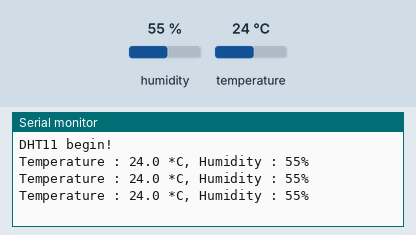
A sketch run on a simulated ESP8266 (NodeMCU). Parts: the last lines printed to the serial monitor. The inputs (shaded band) are chosen by the test bench; at power-on: humidity 55 %, temperature 24 °C.

Above: at 2.8 s.
2.9 s: humidity set to 22 %
At 5.5 s:
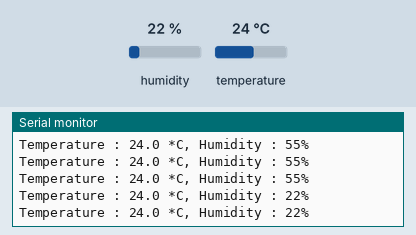
5.6 s: temperature set to 12 °C
At 7.5 s:
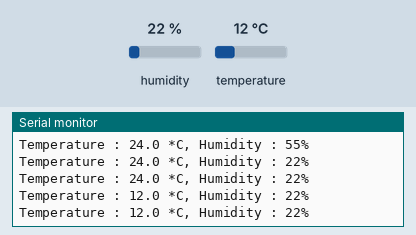
8.3 s: humidity set to 40 %
At 9.9 s:
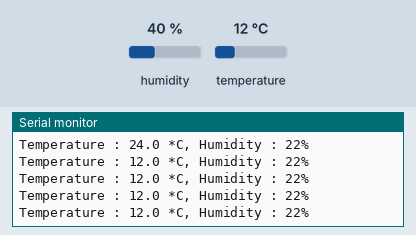
Timing chart, 0 to 11.4 s (numbered marks = the images above; inputs shaded):
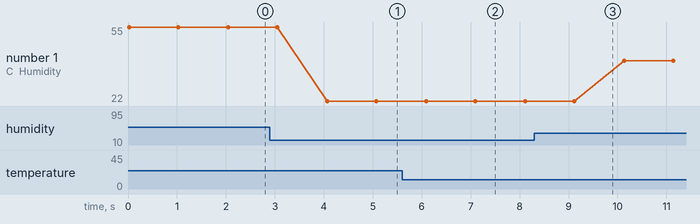

The sketch:

iot_esp8266.ino
```cpp
#include <ArduinoJson.h>
#include <DHT.h>
#include <ESP8266WiFi.h>

const uint8_t dht_pin = D4;

DHT dht(dht_pin, DHT11);

void setup()
{
    Serial.begin(115200);
    Serial.println("DHT11 begin!");

    dht.begin();
}

void loop()
{
    // check value is not a number?
    if (isnan(dht.readTemperature()) || isnan(dht.readHumidity()))
    {
        Serial.println("Failed to read data from DHT11 :(");
    }
    else
    {
        Serial.printf("Temperature : %.1f *C, Humidity : %.0f", dht.readTemperature(), dht.readHumidity());
        Serial.println("%");
    }
    delay(1000);
}
```

Measured:
- after the input at 2.9 s, the serial monitor: prints a new line after 1.2 s (image 1)
- after the input at 5.6 s, the serial monitor: prints a new line after 0.49 s (image 2)
- plotted number 1: 55 → 22 after the input at 2.9 s, 22 → 40 after the input at 8.3 s
